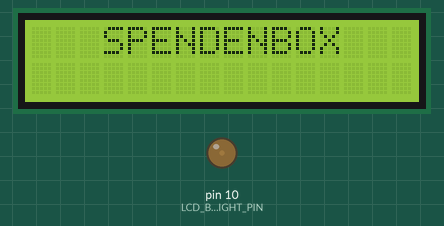
Simulated run of this program. Board: Arduino Nano, built with avr-gcc and run on an emulated ATmega328P. Shown: 16×2 character LCD, output pins drawn as LEDs (lit = HIGH). Pins used as bus, display or sensor lines are not drawn.

Above: at 0.21 s.
At 9.9 s:
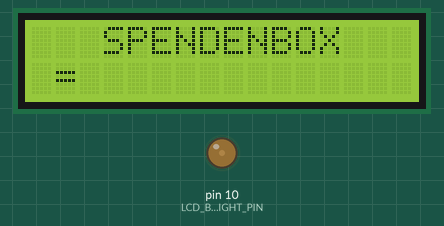
At 19.89 s:
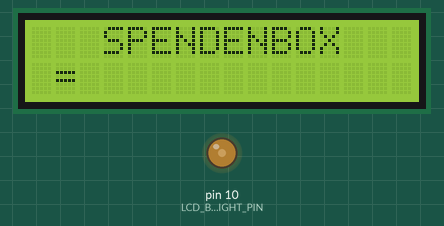
At 39.57 s:
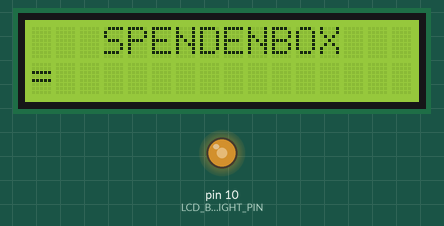
Timing chart, 0 to 40.0 s (numbered marks = the images above):
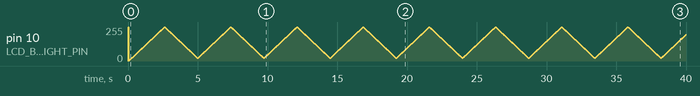

The program:

main.cpp
```cpp
#include <Arduino.h>
#include <LiquidCrystal.h>

const int rs = 12, en = 11, d4 = 5, d5 = 4, d6 = 3, d7 = 2;
LiquidCrystal lcd(rs, en, d4, d5, d6, d7);

// output control pins
#define LCD_CONTRAST_PIN 6
#define LCD_BACKLIGHT_PIN 10

void setup() {
  analogWrite(LCD_BACKLIGHT_PIN, 255); //set backlight on
  analogWrite(LCD_CONTRAST_PIN, 90); //set some contrast

  lcd.begin(16, 2);

  lcd.setCursor(3, 0);
  lcd.print("SPENDENBOX");
}

int i = 0;
int dir = 1;
int scrollDur = 30;
int scroll = 0;
int scrollDir = 1;
int pad = 0;

void loop() {

  // loop through values for backlight
  if (i <= 20) {
    dir = 1;
  }
  else if (i >= 255) {
    dir = -1;
  }
  i += dir;
  analogWrite(LCD_BACKLIGHT_PIN, i);

  //scroll display
  if (scroll++ > scrollDur) {
    scroll = 0;

    // clear
    lcd.setCursor(0, 1);
    lcd.print("                ");

    lcd.setCursor(pad, 1);
    lcd.print("=");

    pad += scrollDir;
    if (pad >= 15) {
      scrollDir = -1;
    }
    else if (pad <= 0) {
      scrollDir = 1;
    }
  }

  delay(10);
}
```
